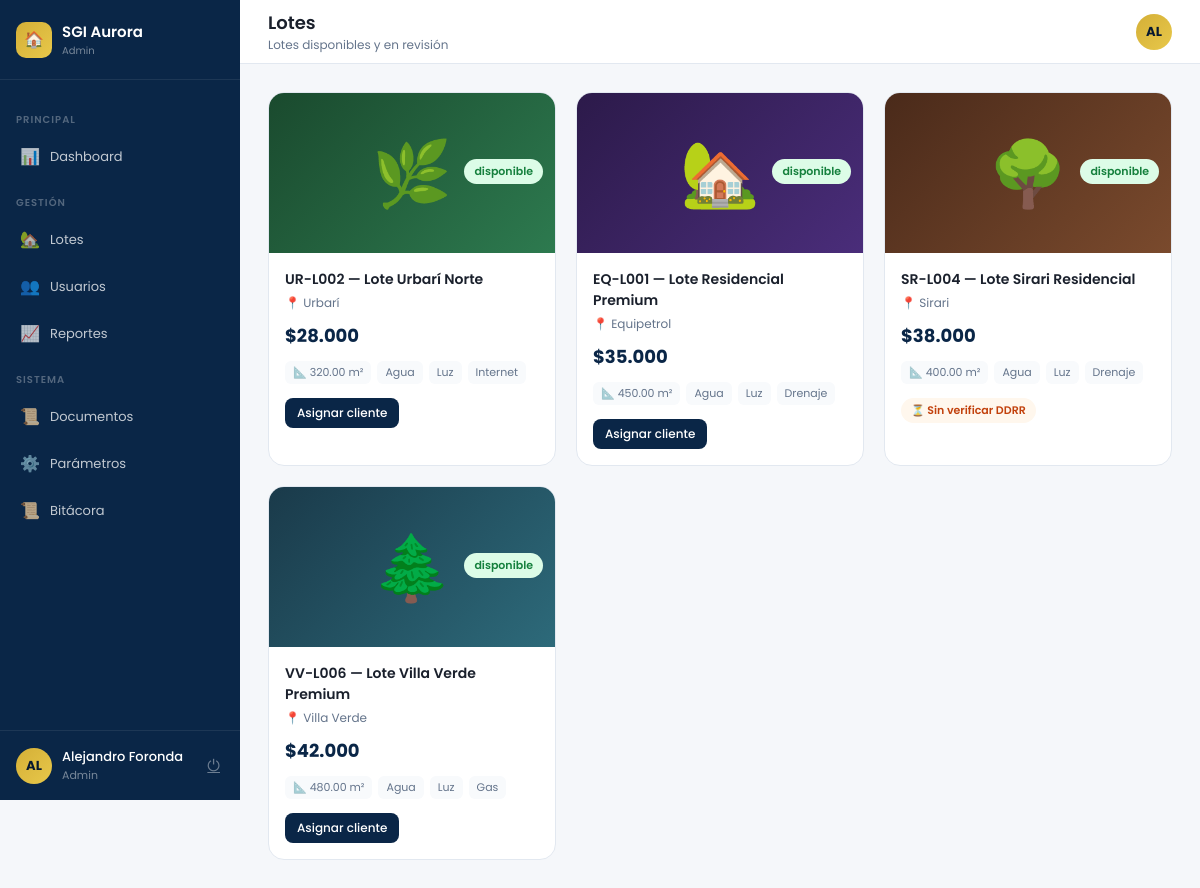
Page /asesor/lotes.php (signed in) on the committed database.
### tables this page shows
CREATE TABLE lotes (
  id          INT AUTO_INCREMENT PRIMARY KEY,
  codigo      VARCHAR(20) NOT NULL UNIQUE,
  nombre      VARCHAR(150) NOT NULL,
  zona_id     INT NOT NULL,
  direccion   VARCHAR(200),
  superficie  DECIMAL(10,2) NOT NULL,
  precio      DECIMAL(12,2) NOT NULL,
  tipo        ENUM('Residencial','Comercial','Industrial') DEFAULT 'Residencial',
  estado      ENUM('disponible','apartado','vendido','revision') DEFAULT 'revision',
  verificado  TINYINT(1) DEFAULT 0,
  servicios   VARCHAR(200),             
  emoji       VARCHAR(10) DEFAULT '🏡',
  asesor_id   INT,
  created_at  DATETIME DEFAULT CURRENT_TIMESTAMP,
  FOREIGN KEY (zona_id)   REFERENCES zonas(id),
  FOREIGN KEY (asesor_id) REFERENCES usuarios(id) ON DELETE SET NULL
);

CREATE TABLE zonas (
  id    INT AUTO_INCREMENT PRIMARY KEY,
  nombre VARCHAR(100) NOT NULL
);

### asesor/lotes.php (the view, shortened to what this page needs)
<?php
$pdo=getDB();
$lotes=$pdo->query("SELECT l.*,z.nombre zona_nombre FROM lotes l JOIN zonas z ON z.id=l.zona_id WHERE l.estado IN('disponible','revision') ORDER BY l.estado,l.precio")->fetchAll();
$bgs=['bg1','bg2','bg3','bg4','bg5','bg6'];
require_once __DIR__.'/../includes/layout.php'; ?>
<div class="lots-grid">
<?php foreach($lotes as $i=>$l): $bg=$bgs[$i%6]; $svcs=array_filter(explode(',',$l['servicios']??'')); ?>
<div class="lot-card">
  <div class="lot-img <?= $bg ?>"><span><?= $l['emoji']?:'🏡' ?></span>
    <div class="lot-badge"><span class="badge <?= $l['estado']==='disponible'?'badge-green':'badge-gold' ?>"><?= $l['estado'] ?></span></div>
  </div>
  <div class="lot-body">
    <div class="lot-name"><?= htmlspecialchars($l['codigo'].' — '.$l['nombre']) ?></div>
    <div class="lot-loc">📍 <?= htmlspecialchars($l['zona_nombre']) ?></div>
    <div class="lot-price">$<?= number_format($l['precio'],0,',','.') ?></div>
    <div class="lot-tags"><span class="lot-tag">📐 <?= $l['superficie'] ?> m²</span>
      <?php foreach(array_slice($svcs,0,3) as $s): ?><span class="lot-tag"><?= trim($s) ?></span><?php endforeach; ?>
    </div>
    <div style="display:flex;gap:8px;margin-top:10px">
      <?php if($l['estado']==='disponible'&&$l['verificado']): ?>
        <button class="btn btn-primary btn-sm" onclick="showToast('Lote <?= $l['codigo'] ?> listo para asignar a cliente','ok')">Asignar cliente</button>
      <?php elseif(!$l['verificado']): ?>
        <span class="badge badge-orange">⏳ Sin verificar DDRR</span>
      <?php endif; ?>
    </div>
  </div>
</div>
<?php endforeach; if(empty($lotes)): ?>
<div class="alert alert-info">Sin lotes disponibles en este momento.</div>
<?php endif; ?>
</div>
<?php require_once __DIR__.'/../includes/layout_end.php'; ?>

### includes/layout.php (style rules this page uses)
* { margin:0;padding:0;box-sizing:border-box }
:root { --navy:#0A2647;--navy-l:#1a3a6b;--navy-d:#061830; --gold:#D4AF37;--gold-l:#e8c84a; --green:#27AE60;--orange:#F39C12;--red:#E74C3C;--blue:#2E86C1; --bg:#F5F7FA;--white:#fff;--text:#1a202c;--muted:#64748b; --border:#e2e8f0;--sidebar-w:240px; }
body { font-family:'Poppins',sans-serif;background:var(--bg);color:var(--text);min-height:100vh;display:flex }
.badge { display:inline-flex;align-items:center;padding:4px 10px;border-radius:20px;font-size:11px;font-weight:600 }
.badge-green { background:#dcfce7;color:#15803d }
.badge-orange { background:#fff7ed;color:#c2410c }
.btn { display:inline-flex;align-items:center;gap:6px;padding:9px 18px;border-radius:8px;font-size:13px;font-weight:500;cursor:pointer;font-family:'Poppins',sans-serif;transition:all .2s;border:none;text-decoration:none }
.btn-primary { background:var(--navy);color:#fff }
.btn-sm { padding:6px 12px;font-size:12px }
.lots-grid { display:grid;grid-template-columns:repeat(auto-fill,minmax(260px,1fr));gap:20px }
.lot-card { background:#fff;border-radius:16px;border:1px solid var(--border);overflow:hidden;transition:all .2s;cursor:pointer }
.lot-img { height:160px;display:flex;align-items:center;justify-content:center;font-size:64px;position:relative }
.lot-img.bg1 { background:linear-gradient(135deg,#1a4a2e,#2d7a4f) }
.lot-img.bg2 { background:linear-gradient(135deg,#2c1a4a,#4a2d7a) }
.lot-img.bg3 { background:linear-gradient(135deg,#4a2a1a,#7a4a2d) }
.lot-img.bg4 { background:linear-gradient(135deg,#1a3a4a,#2d6a7a) }
.lot-badge { position:absolute;top:12px;right:12px }
.lot-body { padding:16px }
.lot-name { font-size:14px;font-weight:600;margin-bottom:4px }
.lot-loc { font-size:12px;color:var(--muted);margin-bottom:10px }
.lot-price { font-size:18px;font-weight:700;color:var(--navy);margin-bottom:12px }
.lot-tags { display:flex;gap:6px;flex-wrap:wrap;margin-bottom:14px }
.lot-tag { font-size:11px;color:var(--muted);background:#f8fafc;padding:3px 8px;border-radius:6px }

### rows in the picture
lotes: emoji "🌿", estado "disponible", codigo+nombre "UR-L002 — Lote Urbarí Norte", zona.nombre "Urbarí", precio "28.000", superficie "320.00", servicios "Agua", servicios "Luz", servicios "Internet"
lotes: emoji "🏡", estado "disponible", codigo+nombre "EQ-L001 — Lote Residencial Premium", zona.nombre "Equipetrol", precio "35.000", superficie "450.00", servicios "Agua", servicios "Luz", servicios "Drenaje"
lotes: emoji "🌳", estado "disponible", codigo+nombre "SR-L004 — Lote Sirari Residencial", zona.nombre "Sirari", precio "38.000", superficie "400.00", servicios "Agua", servicios "Luz", servicios "Drenaje", verificado "⏳ Sin verificar DDRR"
lotes: emoji "🌲", estado "disponible", codigo+nombre "VV-L006 — Lote Villa Verde Premium", zona.nombre "Villa Verde", precio "42.000", superficie "480.00", servicios "Agua", servicios "Luz", servicios "Gas"

### other values in the picture
$rol "Admin"
$sec['seccion'] "PRINCIPAL"
$item['icon'] "📊"
$item['label'] "Dashboard"
$sec['seccion'] "GESTIÓN"
$item['icon'] "🏡"
$item['label'] "Lotes"
$item['icon'] "👥"
$item['label'] "Usuarios"
$item['icon'] "📈"
$item['label'] "Reportes"
$sec['seccion'] "SISTEMA"
$item['icon'] "📜"
$item['label'] "Documentos"
$item['icon'] "⚙️"
